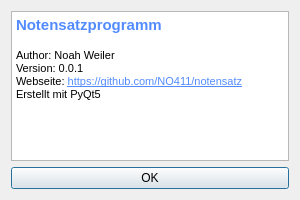
<?xml version="1.0" encoding="UTF-8"?>
<ui version="4.0">
 <class>AboutBox</class>
 <widget class="QDialog" name="AboutBox">
  <property name="windowModality">
   <enum>Qt::ApplicationModal</enum>
  </property>
  <property name="geometry">
   <rect>
    <x>0</x>
    <y>0</y>
    <width>300</width>
    <height>200</height>
   </rect>
  </property>
  <property name="minimumSize">
   <size>
    <width>300</width>
    <height>200</height>
   </size>
  </property>
  <property name="maximumSize">
   <size>
    <width>300</width>
    <height>200</height>
   </size>
  </property>
  <property name="windowTitle">
   <string>Über uns</string>
  </property>
  <property name="windowIcon">
   <iconset>
    <selectedon>../../assets/icon.png</selectedon>
   </iconset>
  </property>
  <property name="modal">
   <bool>true</bool>
  </property>
  <layout class="QVBoxLayout" name="verticalLayout">
   <item>
    <widget class="QTextBrowser" name="textBrowser">
     <property name="focusPolicy">
      <enum>Qt::NoFocus</enum>
     </property>
     <property name="acceptDrops">
      <bool>false</bool>
     </property>
     <property name="frameShape">
      <enum>QFrame::StyledPanel</enum>
     </property>
     <property name="frameShadow">
      <enum>QFrame::Plain</enum>
     </property>
     <property name="lineWidth">
      <number>0</number>
     </property>
     <property name="html">
      <string>&lt;!DOCTYPE HTML PUBLIC &quot;-//W3C//DTD HTML 4.0//EN&quot; &quot;http://www.w3.org/TR/REC-html40/strict.dtd&quot;&gt;
&lt;html&gt;&lt;head&gt;&lt;meta name=&quot;qrichtext&quot; content=&quot;1&quot; /&gt;&lt;style type=&quot;text/css&quot;&gt;
p, li { white-space: pre-wrap; }
&lt;/style&gt;&lt;/head&gt;&lt;body style=&quot; font-family:'MS Shell Dlg 2'; font-size:8.25pt; font-weight:400; font-style:normal;&quot;&gt;
&lt;p style=&quot; margin-top:0px; margin-bottom:0px; margin-left:0px; margin-right:0px; -qt-block-indent:0; text-indent:0px;&quot;&gt;&lt;span style=&quot; font-size:11pt; font-weight:600; color:#528bff;&quot;&gt;Notensatzprogramm&lt;/span&gt;&lt;/p&gt;
&lt;p style=&quot;-qt-paragraph-type:empty; margin-top:0px; margin-bottom:0px; margin-left:0px; margin-right:0px; -qt-block-indent:0; text-indent:0px; font-size:10pt; font-weight:600;&quot;&gt;&lt;br /&gt;&lt;/p&gt;
&lt;p style=&quot; margin-top:0px; margin-bottom:0px; margin-left:0px; margin-right:0px; -qt-block-indent:0; text-indent:0px;&quot;&gt;Author: Noah Weiler&lt;/p&gt;
&lt;p style=&quot; margin-top:0px; margin-bottom:0px; margin-left:0px; margin-right:0px; -qt-block-indent:0; text-indent:0px;&quot;&gt;Version: 0.0.1&lt;/p&gt;
&lt;p style=&quot; margin-top:0px; margin-bottom:0px; margin-left:0px; margin-right:0px; -qt-block-indent:0; text-indent:0px;&quot;&gt;Webseite: &lt;a href=&quot;https://github.com/NO411/notensatz&quot;&gt;&lt;span style=&quot; font-size:8pt; text-decoration: underline; color:#528bff;&quot;&gt;https://github.com/NO411/notensatz&lt;/span&gt;&lt;/a&gt;&lt;/p&gt;
&lt;p style=&quot; margin-top:0px; margin-bottom:0px; margin-left:0px; margin-right:0px; -qt-block-indent:0; text-indent:0px;&quot;&gt;Erstellt mit PyQt5&lt;/p&gt;&lt;/body&gt;&lt;/html&gt;</string>
     </property>
     <property name="acceptRichText">
      <bool>true</bool>
     </property>
     <property name="textInteractionFlags">
      <set>Qt::LinksAccessibleByKeyboard|Qt::LinksAccessibleByMouse</set>
     </property>
     <property name="openExternalLinks">
      <bool>true</bool>
     </property>
    </widget>
   </item>
   <item>
    <widget class="QPushButton" name="pushButton">
     <property name="text">
      <string>OK</string>
     </property>
    </widget>
   </item>
  </layout>
 </widget>
 <resources/>
 <connections>
  <connection>
   <sender>pushButton</sender>
   <signal>clicked()</signal>
   <receiver>AboutBox</receiver>
   <slot>close()</slot>
   <hints>
    <hint type="sourcelabel">
     <x>149</x>
     <y>179</y>
    </hint>
    <hint type="destinationlabel">
     <x>149</x>
     <y>99</y>
    </hint>
   </hints>
  </connection>
 </connections>
</ui>
